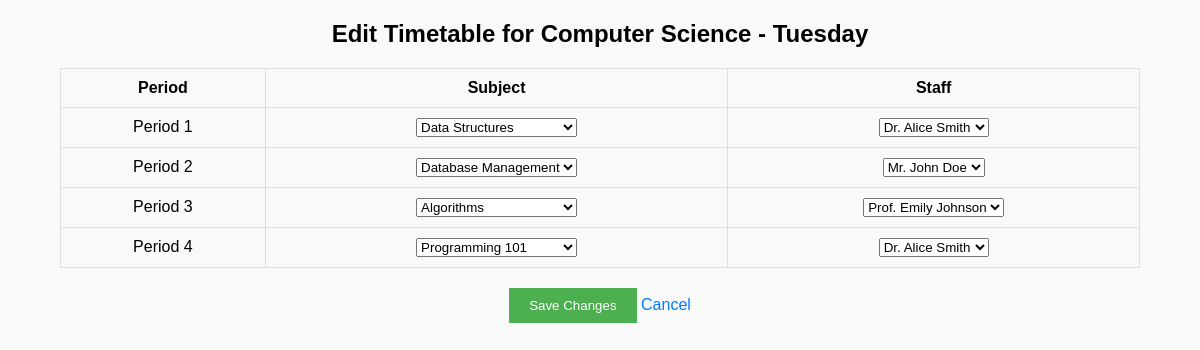
Screenshot of /timetable/edit/11/Tuesday/ with the database file from the repository.
### timetableApp/models.py (models this page shows, shortened)
class Course(models.Model):
    name = models.CharField(max_length=100)

class TimetableEntry(models.Model):
    course = models.ForeignKey(Course, on_delete=models.CASCADE)
    subject = models.ForeignKey(Subject, on_delete=models.CASCADE)
    staff = models.ForeignKey(Staff, on_delete=models.CASCADE)
    period = models.ForeignKey(Period, on_delete=models.CASCADE)
    is_adjusted = models.BooleanField(default=False)
    class Meta:
        unique_together = ('course', 'period', 'subject')

class Period(models.Model):
    DAY_CHOICES = [
        ('Monday', 'Monday'),
        ('Tuesday', 'Tuesday'),
        ('Wednesday', 'Wednesday'),
        ('Thursday', 'Thursday'),
        ('Friday', 'Friday'),
    ]
    day = models.CharField(max_length=10, choices=DAY_CHOICES)
    period_number = models.PositiveSmallIntegerField(default=1)
    start_time = models.TimeField(blank=True, null=True)
    end_time = models.TimeField(blank=True, null=True)
    class Meta:
        unique_together = ('day', 'period_number')

class Subject(models.Model):
    name = models.CharField(max_length=100)
    course = models.ForeignKey(Course, related_name='subjects', on_delete=models.CASCADE)
    staff = models.ManyToManyField('Staff', related_name='subjects')

class Staff(models.Model):
    name = models.CharField(max_length=100)

### timetableApp/views.py (the view, shortened to what this page needs)
# urls.py: path('timetable/edit/<int:course_id>/<str:day>/', views.edit_timetable_row, name='edit_timetable_row'),
def edit_timetable_row(request, course_id, day):
    course = get_object_or_404(Course, id=course_id)
    periods = Period.objects.all()
    timetable_entries = TimetableEntry.objects.filter(course=course, period__day=day)
    available_staff_per_period = {}
    for period in periods:
        unavailable_staff = TimetableEntry.objects.filter(
            period__day=day,
            period__period_number=period.period_number
        ).exclude(course=course).values_list('staff', flat=True)
        available_staff = Staff.objects.exclude(id__in=unavailable_staff)
        available_staff_per_period[period.period_number] = available_staff
    initial_staff_per_subject = {}
    for entry in timetable_entries:
        initial_staff_per_subject[entry.subject.id] = Staff.objects.filter(subjects=entry.subject)
        staff_for_subject = Staff.objects.filter(subjects=entry.subject)
        already_assigned_staff = TimetableEntry.objects.filter(
            period__day=day,
            period__period_number=entry.period.period_number
        ).exclude(course=course).values_list('staff', flat=True)
        initial_staff_per_subject[entry.subject.id] = staff_for_subject.exclude(id__in=already_assigned_staff)
    return render(request, 'timetable/edit_timetable_row.html', {
        'course': course,
        'day': day,
        'timetable_entries': timetable_entries,
        'initial_staff_per_subject': initial_staff_per_subject,
        'available_staff_per_period': available_staff_per_period,
        'subjects': Subject.objects.filter(course=course)
    })

### timetableApp/templatetags/custom_filters.py (called while the page is built)
@register.filter
def get_item(dictionary, key):
    return dictionary.get(key)

### templates/timetable/edit_timetable_row.html (shortened to what this page needs)
<!DOCTYPE html>
<html lang="en">
<head>
</head>
<body>
    {% load custom_filters %}
    <h2>Edit Timetable for {{ course.name }} - {{ day }}</h2>
    <form method="POST">
        <table>
            <tr>
                <th>Period</th>
                <th>Subject</th>
                <th>Staff</th>
            </tr>
            {% for entry in timetable_entries %}
                <tr>
                    <td>Period {{ entry.period.period_number }}</td>
                    <td>
                        <select name="subject_{{ entry.period.period_number }}" onchange="updateStaff({{ entry.period.period_number }})">
                            {% for subject in subjects %}
                                <option value="{{ subject.id }}" {% if entry.subject == subject %}selected{% endif %}>
                                    {{ subject.name }}
                                </option>
                            {% endfor %}
                        </select>
                    </td>
                    <td>
                        <select name="staff_{{ entry.period.period_number }}">
                            {% for staff in initial_staff_per_subject|get_item:entry.subject.id %}
                                <option value="{{ staff.id }}" {% if entry.staff == staff %}selected{% endif %}>
                                    {{ staff.name }}
                                </option>
                            {% endfor %}
                        </select>
                    </td>
                </tr>
            {% endfor %}
        </table>
        <div style="text-align: center;">
            <button type="submit">Save Changes</button>
            <a href="{% url 'timetable_list' %}">Cancel</a>
        </div>
    </form>
</body>
</html>

### templates/timetable/edit_timetable_row.html (style rules this page uses)
body { font-family: Arial, sans-serif; background-color: #f9f9f9; margin: 0; padding: 0; }
h2 { text-align: center; }
table { width: 90%; margin: 20px auto; border-collapse: collapse; }
th, td { padding: 10px; border: 1px solid #ddd; text-align: center; }
button { padding: 10px 20px; background-color: #4CAF50; color: white; border: none; }
a { text-decoration: none; color: #007bff; }

### rows the page displays
Course: name "Computer Science"
TimetableEntry: period.period_number "1", subject+period "Data Structures", staff+subject+period "Dr. Alice Smith"
TimetableEntry: period.period_number "2", subject+period "Database Management", staff+subject+period "Mr. John Doe"
TimetableEntry: period.period_number "3", subject+period "Algorithms", staff+subject+period "Prof. Emily Johnson"
TimetableEntry: period.period_number "4", subject+period "Programming 101", staff+subject+period "Dr. Alice Smith"

### other values shown
{{ day }} "Tuesday"
